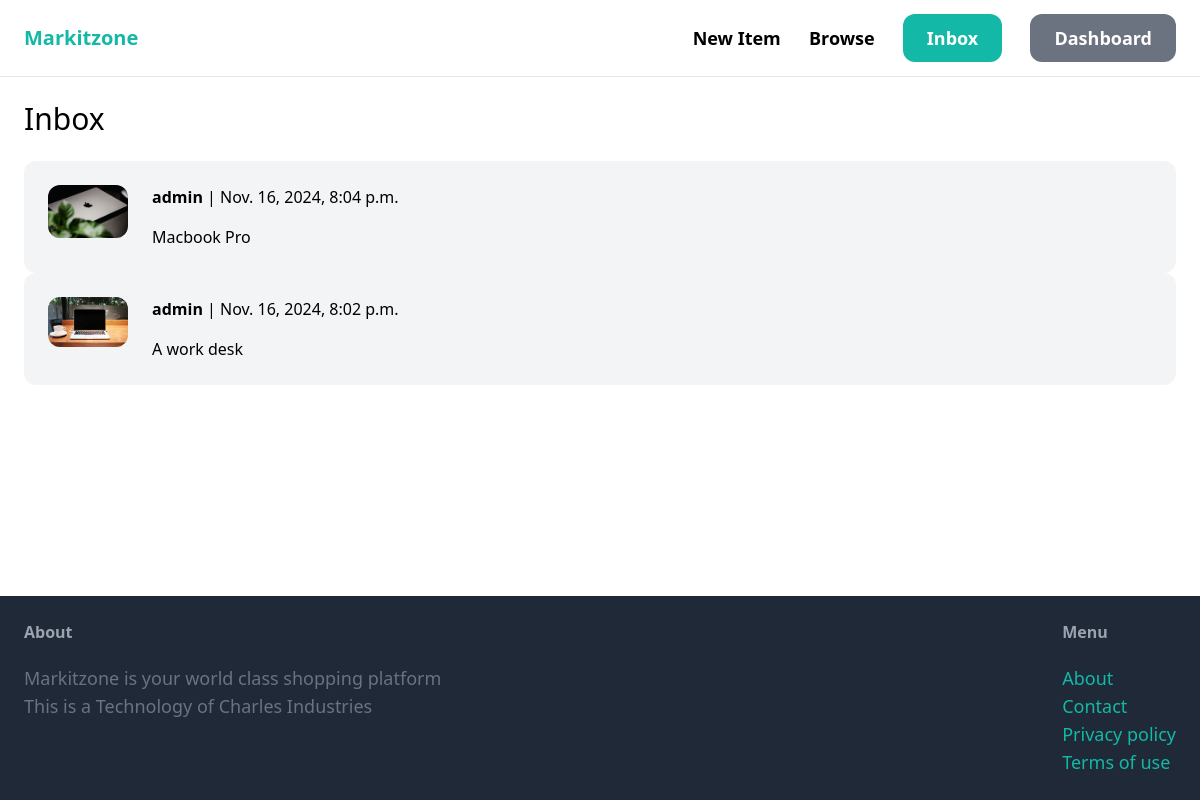
Screenshot of /inbox/ (signed in) with the database file from the repository.
### conversation/models.py (models this page shows)
class Conversation(models.Model):
    item = models.ForeignKey(Item, related_name='conversations', on_delete=models.CASCADE)
    members = models.ManyToManyField(User, related_name='conversations')
    created_at = models.DateTimeField(auto_now_add=True)
    modified_at = models.DateTimeField(auto_now=True)
    class Meta:
        ordering = ('-modified_at',)

### item/models.py (models this page shows, shortened)
class Item(models.Model):
    category = models.ForeignKey(Category, related_name='items', on_delete=models.CASCADE)
    name = models.CharField(max_length=255)
    description = models.TextField(blank=True, null=True)
    price = models.FloatField()
    image = models.ImageField(upload_to='item_images', blank=True, null=True)
    is_sold = models.BooleanField(default=False)
    created_by = models.ForeignKey(User, related_name='items', on_delete=models.CASCADE)
    created_at = models.DateTimeField(auto_now_add=True)

### conversation/views.py (the view)
# urls.py: path('', views.inbox, name = 'inbox')
@login_required
def inbox(request):
    conversations = Conversation.objects.filter(members__in=[request.user.id])
    return render(request, 'conversation/inbox.html', {
        'conversations': conversations
    })

### conversation/templates/conversation/inbox.html (shortened to what this page needs)
{% extends 'core/base.html' %}
{% block content %}
    <h1 class="mb-6 text-3xl">Inbox</h1>
    <div class="space-y-6">
        {% for conversation in conversations %}
            <a href="{% url 'conversation:detail' conversation.id %}">
                <div class="p-6 flex bg-gray-100 rounded-xl">
                    <div class="pr-6">
                        <img src="{{ conversation.item.image.url }}" class="w-20 rounded-xl">
                    </div>
                    <div>
                        {% for member in conversation.members.all %}
                            {% if member != request.user %}
                                <p class="mb-4"><strong>{{ member.username }}</strong> | {{ conversation.modified_at }}</p>
                                <p>{{ conversation.item.name }}</p>
                            {% endif %}
                        {% endfor %}
                    </div>
                </div>
            </a>
        {% endfor %}
    </div>
{% endblock %}

### rows the page displays
Conversation: item.image (picture), modified_at "Nov. 16, 2024, 8:04 p.m.", item.name "Macbook Pro"
Conversation: item.image (picture), modified_at "Nov. 16, 2024, 8:02 p.m.", item.name "A work desk"

### other values shown
{{ member.username }} "admin"
